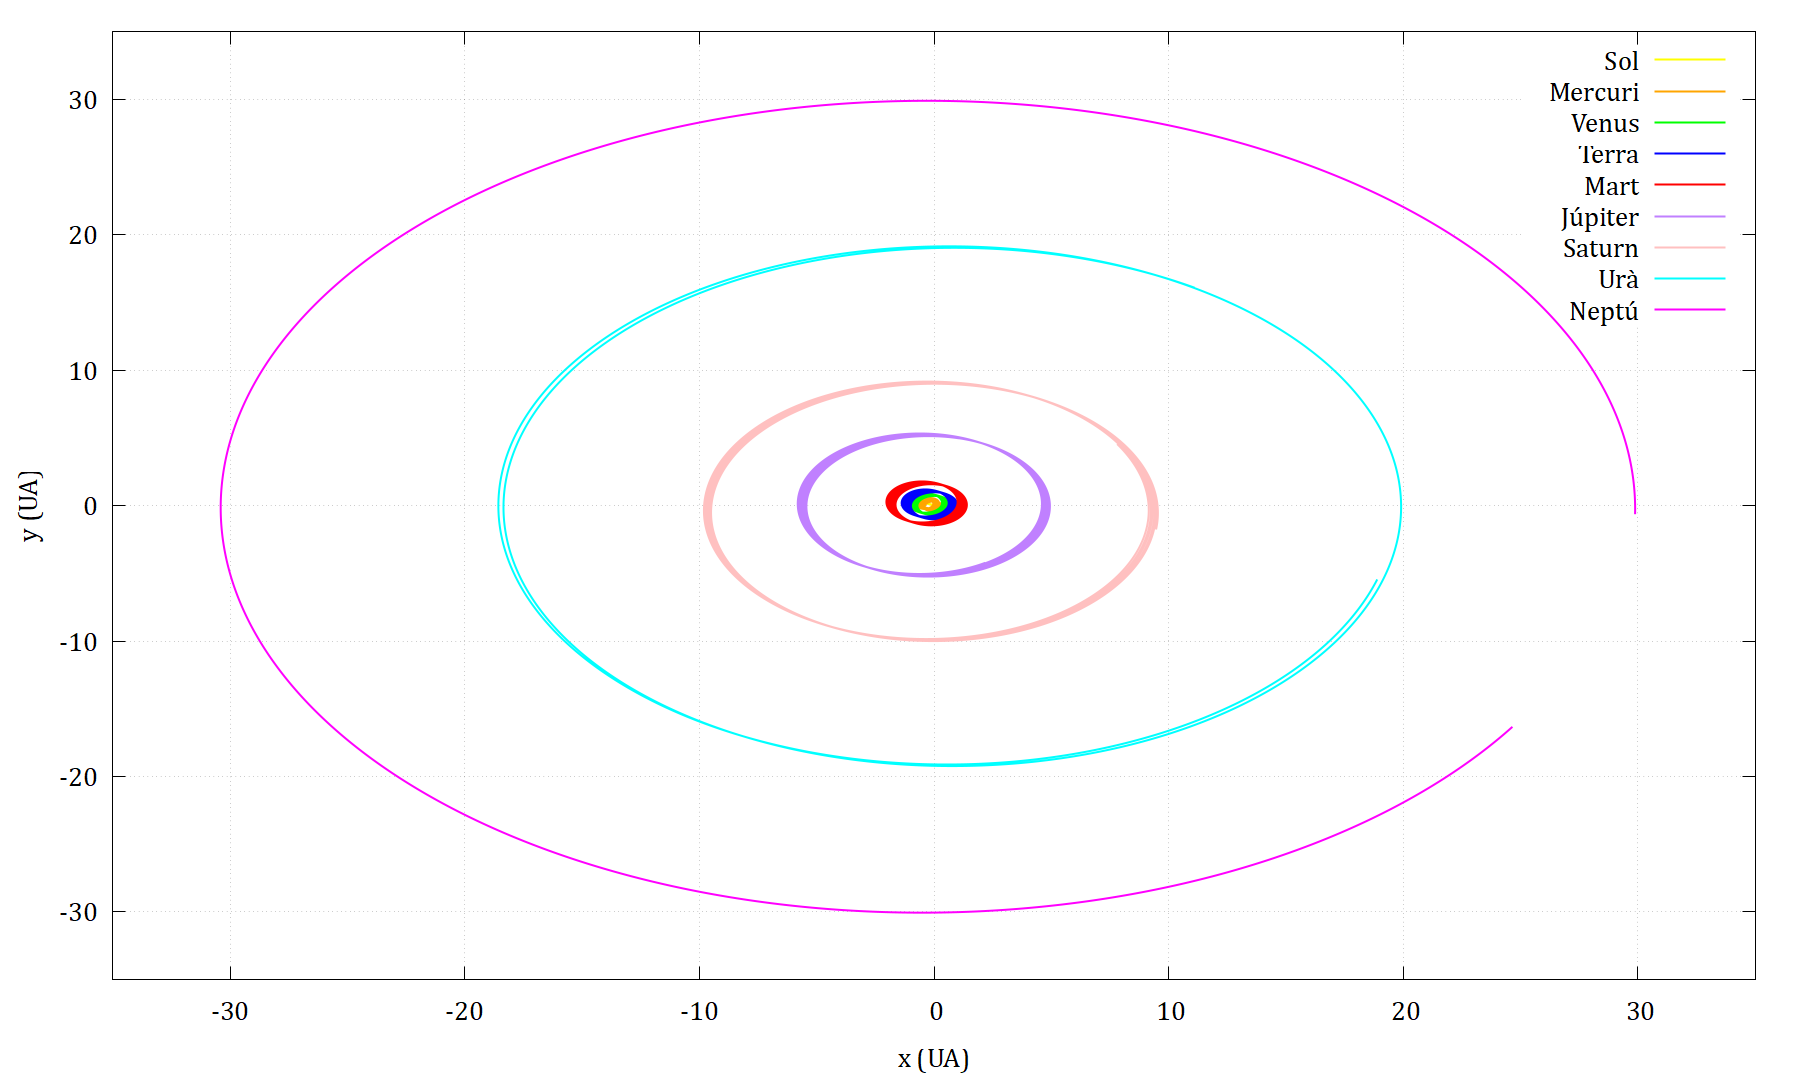

Write the gnuplot code that produced this figure.
set terminal pngcairo enhanced size 1800,1080 font "Cambria, 20"
set output "orbites_euler_TOTS_150_d1dia.png" 

set xlabel "x (UA)"
set ylabel "y (UA)"
set xrange [-35:35]
set yrange [-35:35]
set grid


plot "sol_TOTS_150_d1dia.dat" with lines lw 2 lc rgb "yellow" title "Sol", \
     "mercuri_TOTS_150_d1dia.dat" with lines lw 2 lc rgb "orange" title "Mercuri", \
     "venus_TOTS_150_d1dia.dat" with lines lw 2 lc rgb "green" title "Venus", \
     "terra_TOTS_150_d1dia.dat" with lines lw 2 lc rgb "blue" title "Terra", \
     "mart_TOTS_150_d1dia.dat" with lines lw 2 lc rgb "red" title "Mart", \
     "jupiter_TOTS_150_d1dia.dat" with lines lw 2 lc rgb "purple" title "Júpiter", \
     "saturn_TOTS_150_d1dia.dat" with lines lw 2 lc rgb "pink" title "Saturn", \
     "ura_TOTS_150_d1dia.dat" with lines lw 2 lc rgb "cyan" title "Urà", \
     "neptu_TOTS_150_d1dia.dat" with lines lw 2 lc rgb "magenta" title "Neptú"

set output
